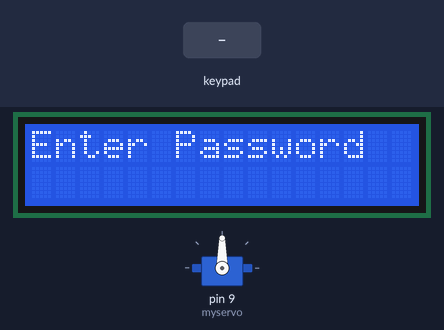
A sketch run on a simulated Arduino Uno, built with avr-gcc and run on an emulated ATmega328P. Shown: servo, 16×2 character LCD. Inputs (shaded band) come from the test bench. EEPROM starts erased.

Above: at 3.2 s.
3.3 s: keypad keys 0 1 6 7 # pressed 0.4 s apart
At 5.8 s:
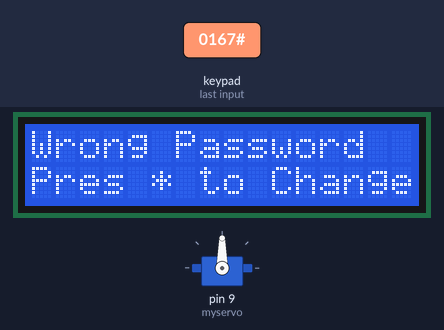
8.2 s: key '*' pressed
At 9.2 s:
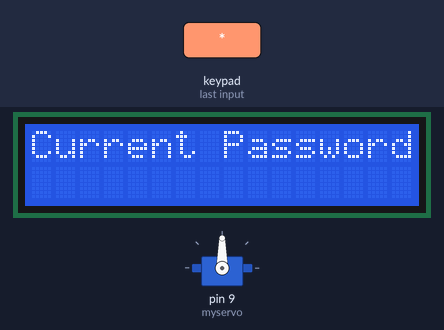
9.7 s: key '#' pressed
At 10.5 s:
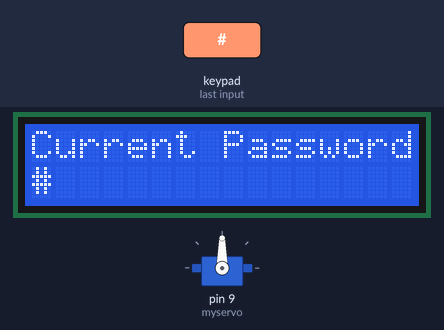
11.2 s: keypad keys 0 1 6 7 pressed 0.4 s apart
At 13.3 s:
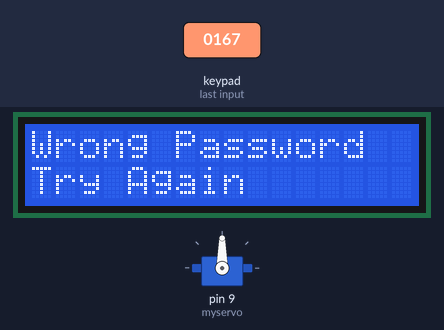
Timing chart, 0 to 14.8 s (numbered marks = the images above; inputs shaded):
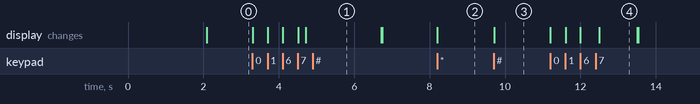

Measured:
- after the input at 3.3 s, the display: first changes at once (image 1 shows a later state)
- after the input at 8.2 s, the display: changes at once (image 2)
- after the input at 9.7 s, the display: changes at once (image 3)
- after the input at 11.2 s, the display: first changes at once (image 4 shows a later state)
- what the display in image 4 shows lasts 1.0 s, from 12.5 s to 13.5 s

The sketch:

doorunlock.ino
```cpp
#include <Keypad.h>

#include<LiquidCrystal.h>

#include<EEPROM.h>
#include <Servo.h>
Servo myservo;  // create servo object to control a servo
// twelve servo objects can be created on most boards


LiquidCrystal liquid_crystal_display(12,11,5,4,3,2);

char password[4];

char initial_password[4],new_password[4];

int i=0;


char key_pressed=0;

const byte rows = 4;

const byte columns = 3;

char hexaKeys[rows][columns] = {

{'1','2','3'},

{'4','5','6'},

{'7','8','9'},

{'*','0','#'}

};

byte row_pins[rows] = {0,1,6,7};

byte column_pins[columns] = {8,10,13};


Keypad keypad_key = Keypad( makeKeymap(hexaKeys), row_pins, column_pins, rows, columns);


void setup()

{
   myservo.attach(9);


  liquid_crystal_display.begin(16,2);


  liquid_crystal_display.print("keypad doorLock ");

  delay(2000);

  liquid_crystal_display.clear();

  liquid_crystal_display.print("Enter Password");

  liquid_crystal_display.setCursor(0,1);

  initialpassword();
}


void loop()

{


  key_pressed = keypad_key.getKey();

  if(key_pressed=='*')

    change();

  if (key_pressed)

  {

    password[i++]=key_pressed;

    liquid_crystal_display.print(key_pressed);

      }

  if(i==4)

  {

    delay(200);

    for(int j=0;j<4;j++)

      initial_password[j]=EEPROM.read(j);

    if(!(strncmp(password, initial_password,4)))

    {

      liquid_crystal_display.clear();

      liquid_crystal_display.print("Pass Accepted");

      open_t();


      delay(2000);

      liquid_crystal_display.setCursor(0,1);

      liquid_crystal_display.print("Pres * to change");

      delay(2000);

      liquid_crystal_display.clear();

      liquid_crystal_display.print("Enter Password:");

      liquid_crystal_display.setCursor(0,1);

      i=0;


    }

    else

    {


      liquid_crystal_display.clear();

      liquid_crystal_display.print("Wrong Password");

      liquid_crystal_display.setCursor(0,1);

      liquid_crystal_display.print("Pres * to Change");

      delay(2000);

      liquid_crystal_display.clear();

      liquid_crystal_display.print("Enter Password");

      liquid_crystal_display.setCursor(0,1);

      i=0;


    }

  }

}

void change()

{

  int j=0;

  liquid_crystal_display.clear();

  liquid_crystal_display.print("Current Password");

  liquid_crystal_display.setCursor(0,1);

  while(j<4)

  {

    char key=keypad_key.getKey();

    if(key)

    {

      new_password[j++]=key;

      liquid_crystal_display.print(key);


    }

    key=0;

  }

  delay(500);


  if((strncmp(new_password, initial_password, 4)))

  {

    liquid_crystal_display.clear();

    liquid_crystal_display.print("Wrong Password");

    liquid_crystal_display.setCursor(0,1);

    liquid_crystal_display.print("Try Again");

    delay(1000);

  }

  else

  {

    j=0;

    liquid_crystal_display.clear();

    liquid_crystal_display.print("New Password:");

    liquid_crystal_display.setCursor(0,1);

    while(j<4)

    {

      char key=keypad_key.getKey();

      if(key)

      {

        initial_password[j]=key;

        liquid_crystal_display.print(key);

        EEPROM.write(j,key);

        j++;


      }

    }

    liquid_crystal_display.print("Pass Changed");

    delay(1000);

  }

  liquid_crystal_display.clear();

  liquid_crystal_display.print("Enter Password");

  liquid_crystal_display.setCursor(0,1);

  key_pressed=0;

}


void initialpassword(){

  for(int j=0;j<4;j++)

    EEPROM.write(j, j+49);

  for(int j=0;j<4;j++)

    initial_password[j]=EEPROM.read(j);

}
void open_t() {
  int pos=0;


  for (pos = 0; pos <= 180; pos += 1) { // goes from 0 degrees to 180 degrees
    // in steps of 1 degree
    myservo.write(pos);              // tell servo to go to position in variable 'pos'
    delay(15);                       // waits 15 ms for the servo to reach the position
  }
   liquid_crystal_display.setCursor(0,1);
      liquid_crystal_display.print("closing..");
      delay(1000);
  for (pos = 180; pos >= 0; pos -= 1) { // goes from 180 degrees to 0 degrees
    myservo.write(pos);              // tell servo to go to position in variable 'pos'
    delay(15);                       // waits 15 ms for the servo to reach the position
  }
}
```
